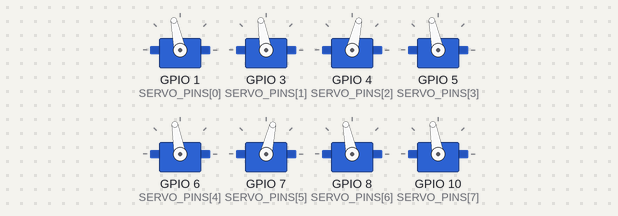
Recording of a sketch running on a simulated ESP32-S3. Shown: 8 × servo. Servo pulses on a pin are drawn as a servo (544–2400 µs = 0–180°); what the sketch prints to the serial monitor is not drawn.

Above: at 15.75 s.
At 16.95 s:
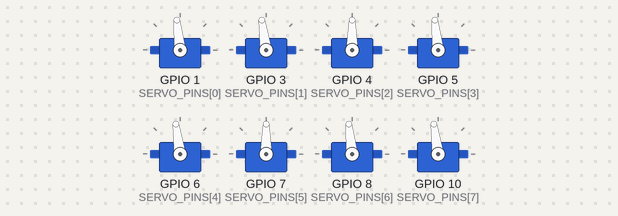
At 18.7 s:
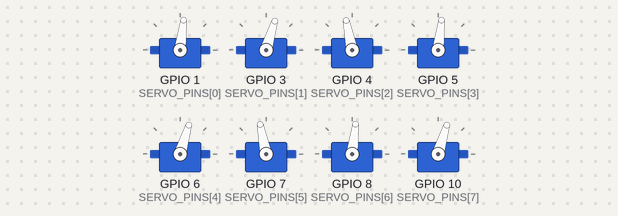
At 21.7 s:
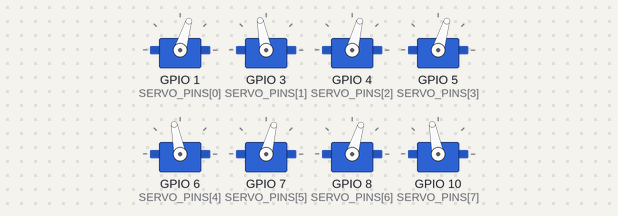
At 24.85 s:
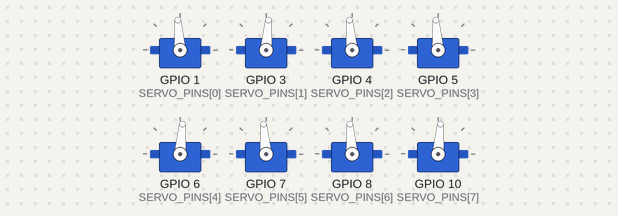
At 27.7 s:
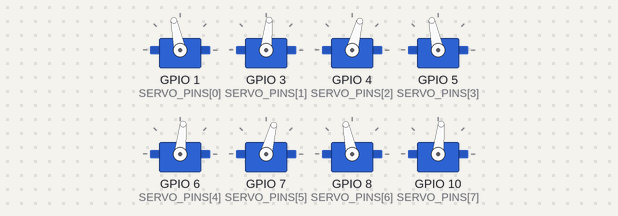
Timing chart, 0 to 31.3 s (numbered marks = the images above):
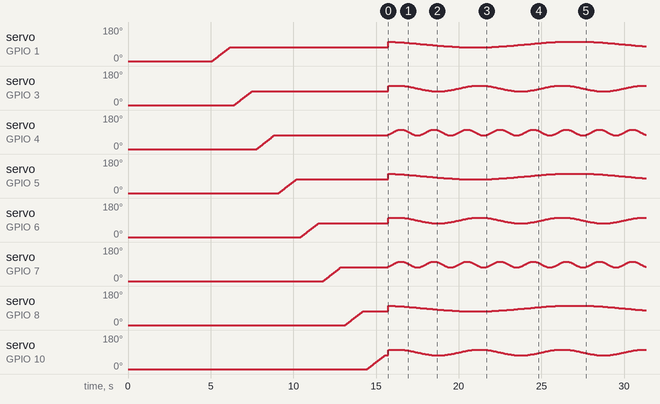

The sketch:

polyp_3x3_groups_v3_1.ino
```cpp
/*
 * PROJECT: Polyp (notwled servo console)
 * DEVICE:  3x3 rig, three speed groups, ESP32-S3 SuperMini
 *
 * v3.1, built on v3.0's native LEDC driver (ESP32Servo dropped, see that
 * file's header for the four faults that led to it).
 *
 * Three groups sway at the same amplitude but different speeds:
 *   group 0: servos 1,4,7  super slow
 *   group 1: servos 2,5,8  mid
 *   group 2: servos 3,6    fast   (servo 9 doesn't exist, the S3's LEDC
 *                                  has only 8 channels)
 *
 * Those groups are the COLUMNS of the grid, which falls out as index % 3:
 *
 *     7  8  9        col0 = 1,4,7   slow
 *     4  5  6        col1 = 2,5,8   mid
 *     1  2  3        col2 = 3,6     fast
 *
 * so it reads left-to-right as a speed gradient.
 *
 * The groups run free against a shared clock rather than being phase-locked,
 * so they start aligned and drift apart, periodically falling back into and
 * out of sync. That drift is the point, it stops the rig reading as one
 * machine doing one thing.
 *
 * WORTH WATCHING: if the fast column looks smoother than the slow one at
 * identical amplitude, that is the servo deadband showing itself. Faster
 * motion means a bigger commanded change between updates, so more of them
 * clear the servo's threshold instead of accumulating into a visible catch-up.
 * Same servos, same resolution, only the speed differs, which makes this a
 * clean test of what's left after the firmware faults were fixed.
 *
 * WIRING: GPIO 1,3,4,5,6,7,8,10 -> servo 1..8. GPIO 2,9,11 unused.
 */

#define VERSION "3.1"

// ---------------- CONFIG ----------------

const int SERVO_COUNT = 8;
const int SERVO_PINS[SERVO_COUNT] = {1, 3, 4, 5, 6, 7, 8, 10};

const float SHAFT_TO_TIP_MM = 250.0;

const int   SERVO_HZ = 50;
const int   RES_BITS = 14;    // ESP32-S3 hardware maximum
const int   MIN_US   = 500;
const int   MAX_US   = 2400;

// sway extent, shared by every group so only speed varies
const float OSC_LOW_DEG  = 75.0;
const float OSC_HIGH_DEG = 105.0;

// seconds per full back-and-forth, per group
const int   GROUP_COUNT = 3;
const float GROUP_PERIOD_S[GROUP_COUNT] = {
  12.0,  // group 0, servos 1,4,7 - super slow
  5.0,   // group 1, servos 2,5,8 - mid
  2.0    // group 2, servos 3,6   - fast
};
const char *GROUP_NAME[GROUP_COUNT] = {"slow", "mid", "fast"};

// startup sequence
const float LOWER_DEG = 0.0;
const unsigned long LOWER_HOLD_MS = 2000;
const float RAISE_TO_DEG  = 75.0;
const float RISE_STEP_DEG = 1.0;
const int   RISE_STEP_MS  = 15;
const int   PAUSE_BETWEEN_SERVOS_MS = 200;

float angleTrim[SERVO_COUNT] = {0, 0, 0, 0, 0, 0, 0, 0};

// -----------------------------------------

bool attachedOk[SERVO_COUNT];
const uint32_t TICKS = 1UL << RES_BITS;

// column of the 3x3, and therefore the speed group
int groupOf(int i) { return i % GROUP_COUNT; }

uint32_t usToDuty(float us) {
  return (uint32_t)lroundf(us * (float)TICKS / (1000000.0f / SERVO_HZ));
}

float degToUs(float deg) {
  if (deg < 0) deg = 0;
  if (deg > 180) deg = 180;
  return MIN_US + (deg / 180.0f) * (MAX_US - MIN_US);
}

void writeDeg(int i, float deg) {
  if (!attachedOk[i]) return;
  ledcWrite(SERVO_PINS[i], usToDuty(degToUs(deg + angleTrim[i])));
}

void printStatusLine() {
  // one line, never a burst: the S3's USB CDC drops multi-line bursts
  Serial.print("attached:");
  for (int i = 0; i < SERVO_COUNT; i++) {
    Serial.printf(" s%d/GPIO%d/%s=%s", i + 1, SERVO_PINS[i],
                  GROUP_NAME[groupOf(i)], attachedOk[i] ? "OK" : "FAIL");
  }
  Serial.println();
}

void setup() {
  Serial.begin(115200);
  delay(3000);
  Serial.printf("\nPolyp 3x3 speed groups, firmware v%s\n", VERSION);

  for (int i = 0; i < SERVO_COUNT; i++) {
    attachedOk[i] = ledcAttach(SERVO_PINS[i], SERVO_HZ, RES_BITS);
  }
  for (int i = 0; i < SERVO_COUNT; i++) {
    writeDeg(i, LOWER_DEG);
  }
  printStatusLine();

  for (int g = 0; g < GROUP_COUNT; g++) {
    Serial.printf("group %d (%s): %.1fs per cycle\n", g, GROUP_NAME[g],
                  GROUP_PERIOD_S[g]);
  }

  Serial.printf("LOWER: all to %.0f deg, holding %lums\n", LOWER_DEG, LOWER_HOLD_MS);
  delay(LOWER_HOLD_MS);

  Serial.println("RAISE: one at a time, in order.");
  for (int i = 0; i < SERVO_COUNT; i++) {
    Serial.printf("  >> servo%d GPIO%d (%s)\n", i + 1, SERVO_PINS[i],
                  GROUP_NAME[groupOf(i)]);
    Serial.flush();
    for (float d = LOWER_DEG; d <= RAISE_TO_DEG; d += RISE_STEP_DEG) {
      writeDeg(i, d);
      delay(RISE_STEP_MS);
    }
    writeDeg(i, RAISE_TO_DEG);
    delay(PAUSE_BETWEEN_SERVOS_MS);
  }

  Serial.println("SWAY: three speed groups, free-running.");
}

void loop() {
  const float mid = (OSC_LOW_DEG + OSC_HIGH_DEG) / 2.0;
  const float amp = (OSC_HIGH_DEG - OSC_LOW_DEG) / 2.0;

  float t = millis() / 1000.0;

  // one angle per group, then fan it out to that group's servos
  float groupAngle[GROUP_COUNT];
  for (int g = 0; g < GROUP_COUNT; g++) {
    groupAngle[g] = mid + amp * sinf((2.0f * PI / GROUP_PERIOD_S[g]) * t);
  }

  for (int i = 0; i < SERVO_COUNT; i++) {
    writeDeg(i, groupAngle[groupOf(i)]);
  }

  static unsigned long lastReport = 0;
  if (millis() - lastReport > 8000) {
    lastReport = millis();
    printStatusLine();
  }

  delay(1000 / SERVO_HZ);
}
```
